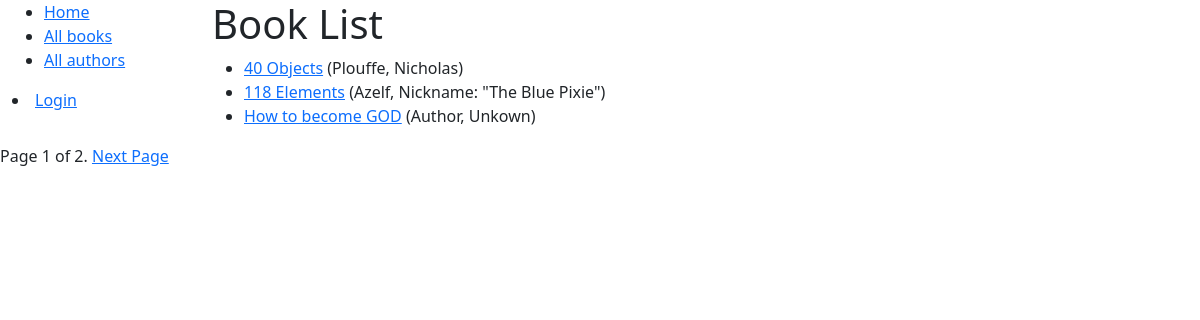
/testing/books/, run on the app's committed database.
### testing/models.py (models this page shows, shortened)
class Book(models.Model):
    title = models.CharField(max_length=200)
    author = models.ForeignKey('Author', on_delete=models.SET_NULL, null=True)
    summary = models.TextField(max_length=1000, help_text='Enter a brief description of the book')
    isbn = models.CharField('ISBN', max_length=13, unique=True,
                             help_text='13 Character <a href="https://www.isbn-international.org/content/what-isbn">ISBN number</a>')
    genre = models.ManyToManyField(Genre, help_text='Select a genre for this book')
    def get_absolute_url(self):
        return reverse('book-detail', args=[str(self.id)])
    def display_genre(self):
        """Create a string for the Genre. This is required to display genre in Admin."""
        return ', '.join(genre.name for genre in self.genre.all()[:3])
    display_genre.short_description = 'Genre'

class Author(models.Model):
    first_name = models.CharField(max_length=100)
    last_name = models.CharField(max_length=100)
    date_of_birth = models.DateField(null=True, blank=True)
    date_of_death = models.DateField('Died', null=True, blank=True)
    class Meta:
        ordering = ['last_name', 'first_name']
    def __str__(self):
        return f'{self.last_name}, {self.first_name}'

### testing/views.py (the view)
# urls.py: path('books/', views.BookListView.as_view(), name='books'),
class BookListView(generic.ListView):
    model = Book
    paginate_by = 3 # More Books would be better.

### testing/templates/testing/book_list.html
{% extends "base_generic.html" %}
{% block content %}
  <h1 class="text">Book List</h1>
  {% if book_list %}
    <ul class="list">
      {% for book in book_list %}
      <li>
        <a class="link" href="{{ book.get_absolute_url }}">{{ book.title }}</a>
        ({{book.author}})
      </li>
      {% endfor %}
    </ul>
  {% else %}
    <p>There are no books in the library.</p>
  {% endif %}
{% endblock %}

### data on the page
Book: title "40 Objects", author "Plouffe, Nicholas"
Book: title "118 Elements", author "Azelf, Nickname: \"The Blue Pixie\""
Book: title "How to become GOD", author "Author, Unkown"

### other printed values
{{ page_obj.number }} "1"
{{ page_obj.paginator.num_pages }} "2"
